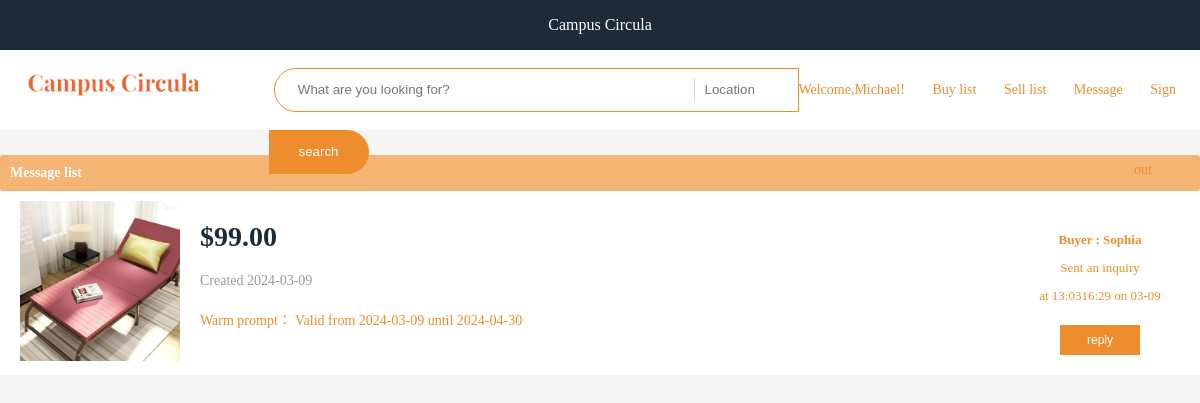
Page /my_message.php (signed in) on the committed database.
### tables this page shows
CREATE TABLE `message` (
  `id` int(11) NOT NULL,
  `shop_id` int(11) DEFAULT NULL,
  `cell_id` int(11) DEFAULT NULL,
  `uid` int(11) DEFAULT NULL,
  `last_time` varchar(255) DEFAULT NULL
);

CREATE TABLE `shop` (
  `id` int(11) NOT NULL,
  `cname` varchar(255) DEFAULT NULL,
  `price` decimal(10,2) DEFAULT NULL,
  `date_start` date DEFAULT NULL,
  `date_end` date DEFAULT NULL,
  `intro` text,
  `uid` int(11) DEFAULT NULL,
  `date` varchar(255) DEFAULT NULL,
  `img` varchar(255) DEFAULT NULL,
  `img2` varchar(255) DEFAULT NULL,
  `type` varchar(255) DEFAULT NULL,
  `status` int(1) DEFAULT '0'
);

CREATE TABLE `user` (
  `id` int(11) NOT NULL,
  `password` varchar(255) DEFAULT NULL,
  `name` varchar(255) DEFAULT NULL,
  `email` varchar(255) DEFAULT NULL
);

### my_message.php (the view)
<?php
  include 'header.php';
  include "config.php";
  $uid = $_SESSION['user']['id'];
  $sql = "select message.last_time,message.uid as auid,message.id as aid,shop.*,user.name from message join shop on message.shop_id = shop.id join user on message.uid = user.id where message.cell_id = {$uid}";
  $smt = $pdo->prepare($sql);
  $smt->execute();
  $rows = $smt->fetchAll();
?>
  <?php include 'search.php'; ?>
  <div class="message-top-title">
    <h3 class="detail-title detail-title-fa"> Message list</h3>
  </div>
  <div class="contaniner contaniner18">
    <div class="mydd">
      <?php
        foreach($rows as $k => $v){
      ?>
      <div class="mydd-li">
        <div class="mydd-li-1"><a href="detail.php?id=<?php echo $v['id']?>"><img src="<?php echo $v['img']; ?>" alt=""></a></div>
        <div class="mydd-li-2">
          <p class="detail-price">$<?php echo $v['price']; ?></p>
          <p class="detail-time">Created <?php echo date('Y-m-d',$v['date'])?></p>
          <p class="detail-address">Warm prompt： <span>Valid from <?php echo $v['date_start']; ?> until <?php echo $v['date_end']; ?></span></p>
        </div>
        <div class="mydd-li-3">
          <p>
            <strong>Buyer : <?php echo $v['name']; ?></strong>
            <br/>
            Sent an inquiry
            <br>
            at <?php echo date("H:i",$v['last_time']) ; ?>16:29 on <?php echo date("m-d",$v['last_time']) ; ?>
          </p>
          <div><a href="contact2.php?message_id=<?php echo $v['aid'];?>&shop_id=<?php echo $v['id'];?>"><button class="mydd-btn">reply</button></a></div>
        </div>
      </div>
      <?php } ?>
    </div>
  </div>
</body>
</html>

### css/index.css (style rules this page uses)
* { margin: 0; padding: 0; }
html,body { height: 100%; font-size:14px; }
body { background: #f4f4f4; }
.detail-title { margin: 25px 0; font-size:14px; font-weight:700; }
.detail-price { color: #1D2A3A; font-size: 28px; margin: 20px 0; font-weight:bold; }
.detail-address { font-size: 14px; margin: 20px 0; color:#ED8D2D; }
.detail-address span { font-size: 14px; }
.detail-time { color:#999; }
.contaniner { width: 1200px; height: calc(100% - 50px); margin: 0 auto; display: flex; }
.mydd-li { display: flex; margin-top: 2px; background: #fff; width: 1200px; box-sizing: border-box; padding: 10px 20px; }
.mydd-li-1 { width: 160px; display: flex; flex-direction: column; justify-content: center; }
.mydd-li-1 img { width: 100%; }
.mydd-li-2 { width: calc(100% - 320px); box-sizing: border-box; padding-left: 20px; }
.mydd-li-3 { width: 160px; text-align: center; display: flex; flex-direction: column; justify-content: center; }
.mydd-li-3 p { color: #ED8D2D; margin: 15px 0; line-height:28px; font-size:13px; }
.mydd-btn { width: 80px; height: 30px; border: 0; background: #ED8D2D; color: #fff; font-size: 12px; border-radius: 0px; cursor: pointer; }
.detail-title-fa { background-color:#F3B474; padding:10px 10px; color:#fff; border-radius:3px; }
.contaniner18 { position:relative; bottom:27px; padding-bottom:30px; }
.message-top-title { width: 1200px; margin: 0 auto; }

### rows in the picture
message: shop.img (picture), shop.price "99.00", shop.date "2024-03-09", shop.date_start "2024-03-09", shop.date_end "2024-04-30", uid.name "Sophia", last_time "13:03", last_time "03-09"

### other values in the picture
$_SESSION['user']['name'] "Michael"
